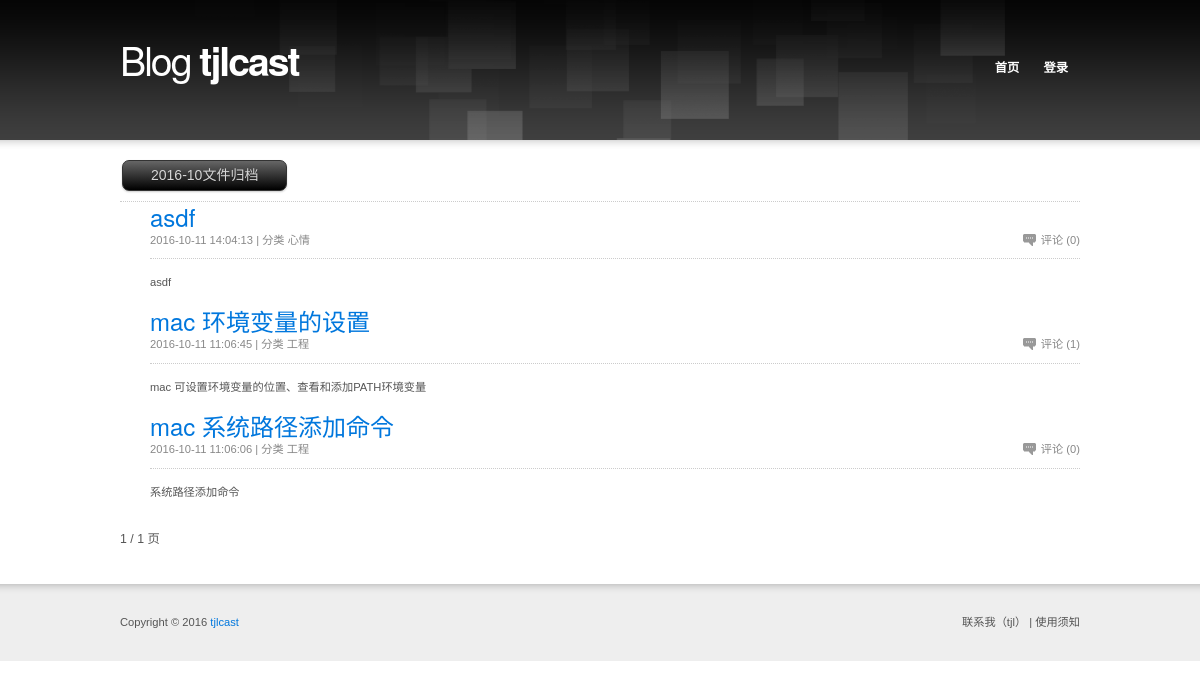
The app's page /archive/?year=2016&month=10, older data.
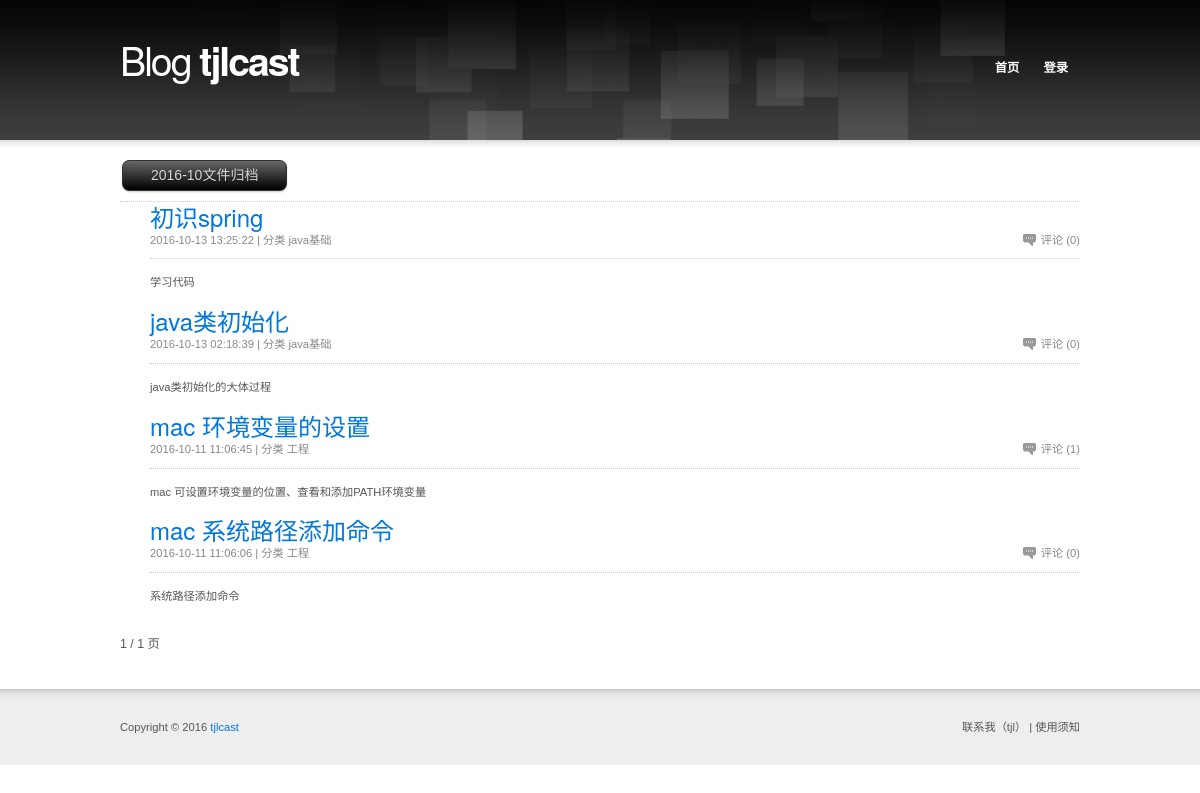
The same page, newer data.
### blog_old_project/models.py (models this page shows, shortened)
class Article(models.Model):
    title = models.CharField(max_length=50, verbose_name='文章标题')
    desc = models.CharField(max_length=50, verbose_name='文章描述')
    content = models.TextField(verbose_name='文章内容')
    click_count = models.IntegerField(default=0, verbose_name='点击次数')
    is_recommend = models.BooleanField(default=False, verbose_name='是否推荐')
    date_publish = models.DateTimeField(auto_now_add=True, verbose_name='发布时间')
    user = models.ForeignKey(User, verbose_name='用户')
    category = models.ForeignKey(Category, blank=True, null=True, verbose_name='分类')
    tag = models.ManyToManyField(Tag, verbose_name='标签')
    objects = ArticleManager()
    class Meta:
        verbose_name = '文章'
        verbose_name_plural = verbose_name
        ordering = ['-date_publish']

class Category(models.Model):
    name = models.CharField(max_length=30, verbose_name='分类名称')
    index = models.IntegerField(default=999,verbose_name='分类的排序')
    class Meta:
        verbose_name = '分类'
        verbose_name_plural = verbose_name
        ordering = ['index', 'id']

### blog_old_project/views.py (the view)
# urls.py: url(r'archive/$', archive, name='archive'),
def archive(request):
    try:
        year = request.GET.get('year', None)
        month = request.GET.get('month', None)
        article_list = Article.objects.filter(date_publish__icontains=year + '-' + month)
        article_list = getPaginator(request, article_list, 1, 5)
    except Exception as e:
        print e
        logger.error(e)
    return render(request, 'archive.html', locals())

### blog_old_project/tools/MyPagination.py (called while the page is built)
    def page(self, number):
        self.page_num = number
        return super(JuncheePaginator, self).page(number)

### blog_old_project/views.py (called while the page is built)
def global_settings(request):
    SITE_NAME = settings.SITE_NAME
    SITE_DESC = settings.SITE_DESC
    return locals()

def getPaginator(request, obj_list, curPage, page_size=5):
    paginator = JuncheePaginator(obj_list, page_size)
    try:
        cur_page = int(curPage)
        obj_list = paginator.page(cur_page)
    except Exception as e:
        obj_list = paginator.page(1)
    return obj_list

### templates/archive.html (shortened to what this page needs)
{% extends '__base__.html' %}
{% block content %}
	<div id="section" class="box">
		<div class="button black"> {{ year }}-{{ month }}文件归档 </div>
		<div style="border-bottom: 1px dotted #CCC;margin: 10px 0 0 0"></div>
		<ul class="articles box">
                {% for article in article_list %}
                    <li>
					<h2><a href="{% url 'article' %}?id={{ article.id }}">{{ article.title }}</a></h2>
					<div class="article-info box">
						<p class="f-right"><a href="{% url 'article' %}?id={{ article.id }}" class="comment">评论 ({{ article.comment_set.all.count }})</a></p>
						<p class="f-left">{{ article.date_publish | date:'Y-m-d H:i:s' }} | 分类 {{ article.category.name }} </p>
					</div>
					<p>{{ article.desc }}</p>
				    </li>
                {% endfor %}
			</ul>
            <div class="pagination box">
                    <p class="f-left"> {{ article_list.number }} / {{ article_list.paginator.num_pages }} 页</p>
            </div>
	</div>
{% endblock %}

Row changes from the older to the newer data that the page shows:
removed Article: title "asdf", comment_set.all.count "0", date_publish "2016-10-11 14:04:13", category.name "心情", desc "asdf"
added Article: title "初识spring", comment_set.all.count "0", date_publish "2016-10-13 13:25:22", category.name "java基础", desc "学习代码"
added Article: title "java类初始化", comment_set.all.count "0", date_publish "2016-10-13 02:18:39", category.name "java基础", desc "java类初始化的大体过程"
